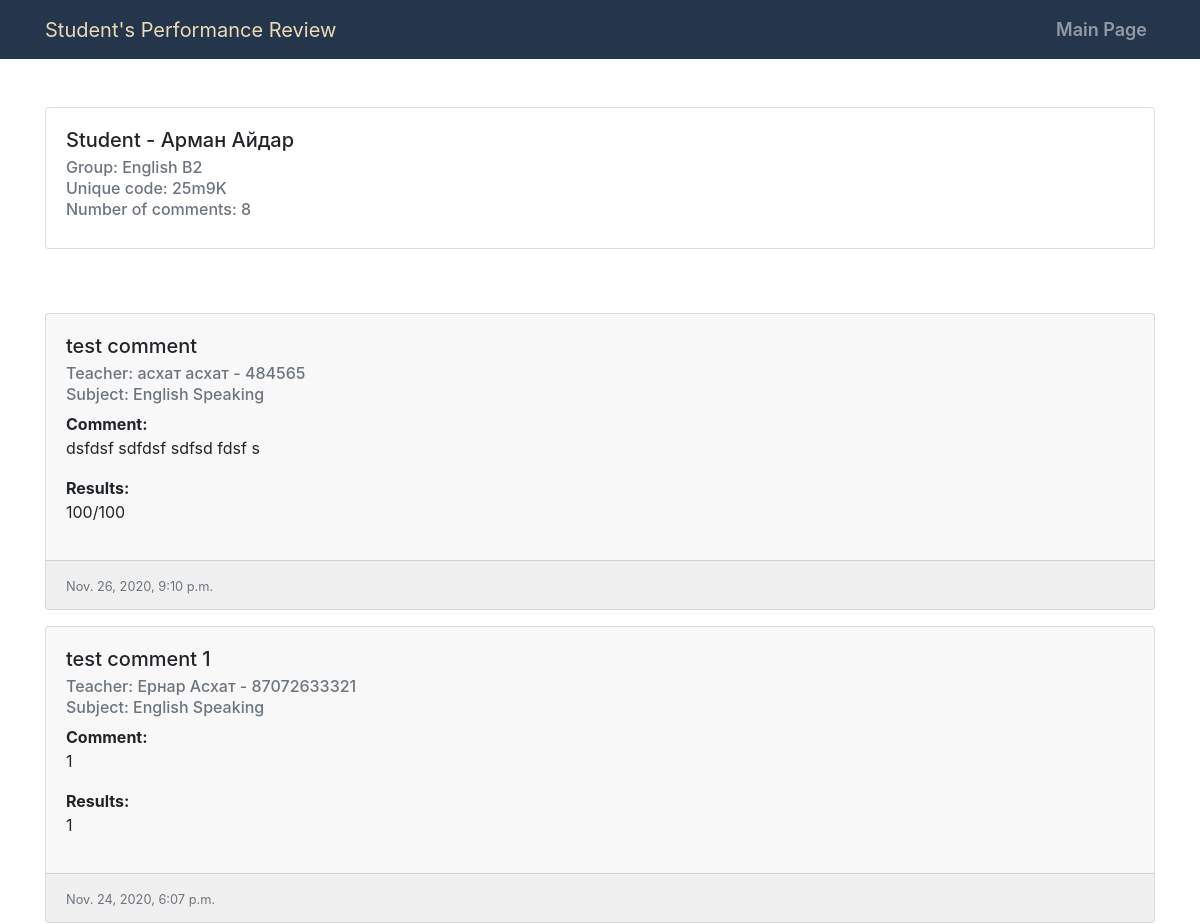
The page /student/comments/?code=25m9K (upper part) on the database as committed earlier.
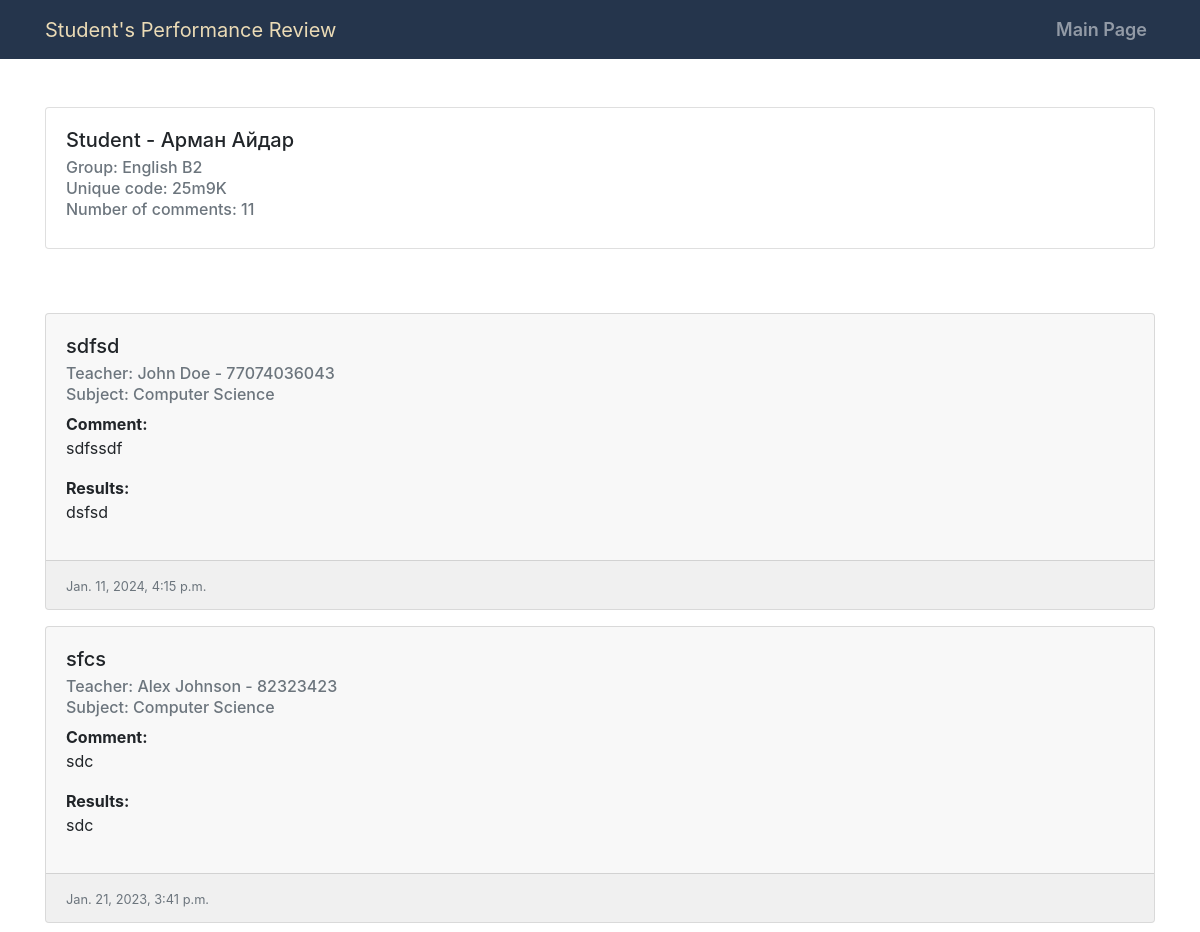
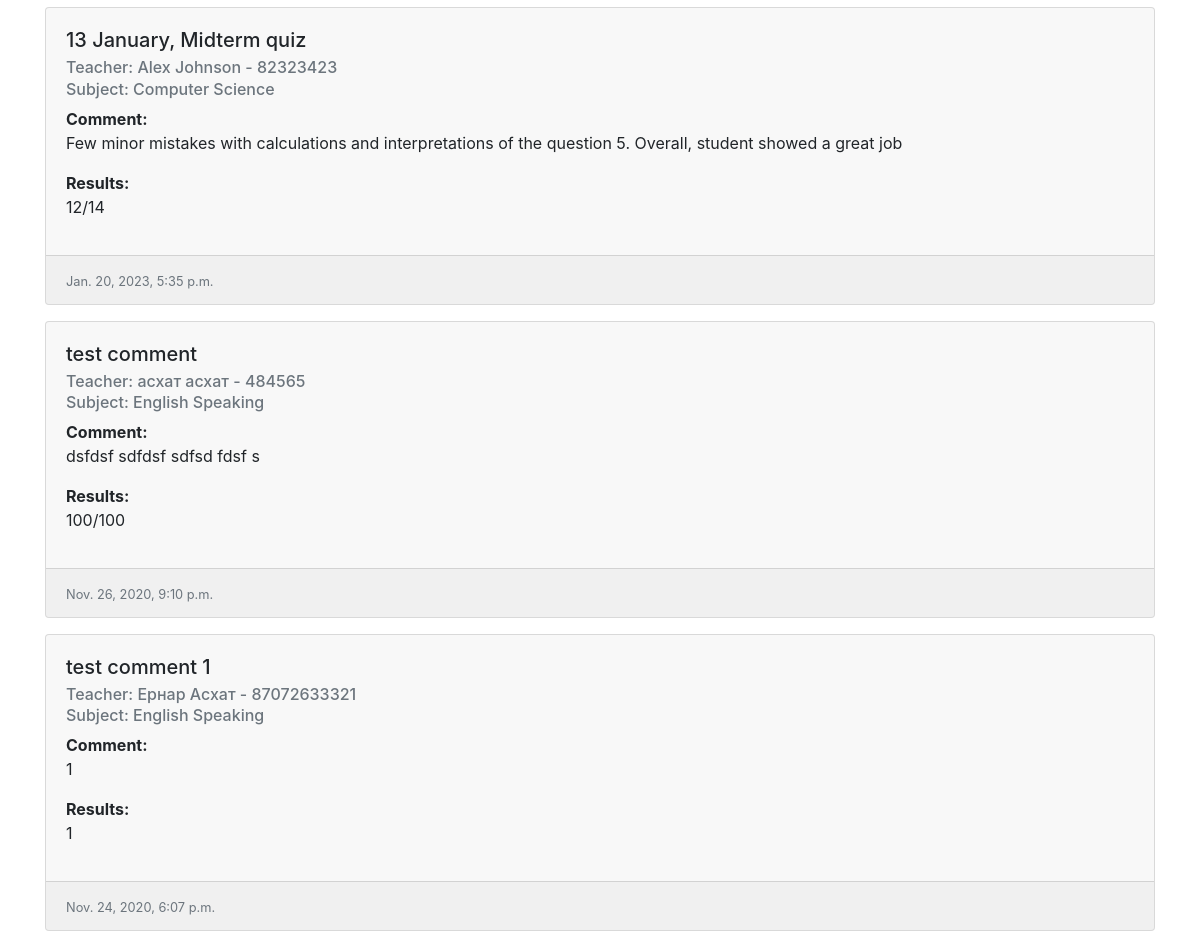
The same page on the database as committed later (2 pictures, top to bottom).
### handler/models.py (models this page shows, shortened)
class Student(models.Model):
    name = models.CharField('Student name', max_length=120)
    lastname = models.CharField('Student last name', max_length=120)
    group = models.ForeignKey(Group, on_delete=models.CASCADE, verbose_name='Group')
    unique_code = models.CharField('Student code', max_length=11, default='1')
    def getCommentsCount(self):
        return len(Comment.objects.filter(student=self))

class Group(models.Model):
    name = models.CharField('Group name', max_length=120)
    def __str__(self):
        return self.name

class Comment(models.Model):
    title =  models.CharField('Title', max_length=200)
    date = models.DateTimeField(auto_now_add=True, verbose_name='Date and time')
    comment = models.TextField('Comment')
    results = models.TextField('Results')
    student = models.ForeignKey(Student, on_delete=models.CASCADE)
    teacher = models.ForeignKey(Teacher, on_delete=models.CASCADE)
    def getTeacherName(self):
        return self.teacher.name + " " + self.teacher.lastname
    def getTeacherPhone(self):
        return self.teacher.phone
    def getTeachersubject(self):
        return self.teacher.subject

class Teacher(models.Model):
    name = models.CharField('Teacher name', max_length=120)
    lastname = models.CharField('Last name', max_length=120)
    phone = models.CharField('Phone number', max_length=120)
    subject = models.CharField('Subject', max_length=120)
    user = models.ForeignKey(User, on_delete=models.CASCADE, verbose_name='User account')
    status = models.BooleanField('Status', default=False)

### handler/views.py (the view)
# urls.py: path('student/comments/', views.student_comments, name = 'student_comments'),
def student_comments(request):
    if request.method == "GET":
        code = request.GET.get('code')
        try:
            student = Student.objects.get(unique_code=code)
        except:
            student = None
        comments = Comment.objects.filter(student = student).order_by('-date')
        if request.user.is_authenticated:
            try:
                teacher = Teacher.objects.get(user=request.user)
            except:
                teacher = None
        else:
            teacher = None
        context = {
            'comments':comments,
            'student':student,
            'teacher':teacher
        }
        return render(request, 'handler/student_comments.html', context)
    else:
        return redirect('index')

### handler/templates/handler/student_comments.html (shortened to what this page needs)
{% extends 'handler/base.html' %}
{% block content %}
<div class="container">
    <div class="row row mt-5 mb-5">
        <div class="col-md-12">
            {% if student %}
            <div class="card">
                <div class="card-body">
                  <h5 class="card-title">Student - {{student.lastname}} {{student.name}}</h5>
                  <h6 class="card-subtitle mb-2 text-muted">Group: {{student.group}}</h6>
                  <h6 class="card-subtitle mb-2 text-muted">Unique code: {{student.unique_code}}</h6>
                  <h6 class="card-subtitle mb-2 text-muted">Number of comments: {{student.getCommentsCount}}</h6>
                </div>
            </div>
            {% endif %}
        </div>
    </div>
    <div class="row mt-5 mb-5">
        <div class="col">
            {% if comments %}
                {% for comment in comments %}
                <div class="row mt-3">
                    <div class="col-md-12">
                        <div class="card" style="background-color: #f8f8f8;">
                            <div class="card-body">
                            <h5 class="card-title">{{comment.title}}</h5>
                            <h6 class="card-subtitle mb-2 text-muted">Teacher: {{comment.getTeacherName}}  - {{comment.getTeacherPhone}}</h6>
                            <h6 class="card-subtitle mb-2 text-muted">Subject: {{comment.getTeachersubject}}</h6>
                            <p class="card-text mb-0"><b>Comment:</b>
                                {{comment.comment|linebreaks}}
                            </p>
                            <p class="card-text mb-0"><b>Results:</b>
                                {{comment.results|linebreaks}}
                            </p>
                            </div>
                            <div class="card-footer">
                                <small class="text-muted">{{ comment.date }}</small>
                            </div>
                        </div>
                    </div>
                </div>
                {% endfor %}
            {% endif %}
        </div>
    </div>
</div>
{% endblock content %}

### handler/templates/handler/base.html (shortened to what this page needs)
{% load static %}
<!DOCTYPE html>
<html lang="en">
<head>
    <link rel="stylesheet" href="https://cdn.jsdelivr.net/npm/bootstrap@4.5.3/dist/css/bootstrap.min.css">
    <link rel="stylesheet" href="https://cdnjs.cloudflare.com/ajax/libs/font-awesome/4.7.0/css/font-awesome.min.css"/>
    <link rel="stylesheet" href="{% static 'css/base.css' %}">
</head>
<body>
    <nav class="navbar navbar-expand-lg navbar-dark  " style="background-color: #25354C;">
        <div class="container">
            <a class="navbar-brand" href="{% url 'index' %}" style="color: #EBDBB6;">
                Student's Performance Review
            </a>
            <div class="collapse navbar-collapse" id="navbarSupportedContent">
                <ul class="navbar-nav ml-auto">
                <li class="nav-item">
                    <a class="nav-link" href="{% url 'index' %}">Main Page</a>
                </li>
                </ul>
            </div>
        </div>
    </nav>
    {% block content %}{% endblock content %}
</body>
</html>

### static/css/base.css (style rules this page uses)
html { height: 100%; }
body { display: flex; flex-direction: column; min-height: 100%; }
.navbar-brand { font-weight: 400; }
.nav-link { font-weight: 600; font-size: 18px; }
.card { width: 100%; }
.navbar-brand { width: 30%; padding: 0; }

Rows that differ between the two databases and show on the page:
computed for Student "Арман": getCommentsCount "8" → "11"
added Comment: title "sdfsd", getTeacherName "John Doe", getTeacherPhone "77074036043", getTeachersubject "Computer Science", comment "sdfssdf", results "dsfsd", date "Jan. 11, 2024, 4:15 p.m."
added Comment: title "sfcs", getTeacherName "Alex Johnson", getTeacherPhone "82323423", getTeachersubject "Computer Science", comment "sdc", results "sdc", date "Jan. 21, 2023, 3:41 p.m."
added Comment: title "13 January, Midterm quiz", getTeacherName "Alex Johnson", getTeacherPhone "82323423", getTeachersubject "Computer Science", comment "Few minor mistakes with calculations and interpretations of the question 5. Overall, student showed a great job", results "12/14", date "Jan. 20, 2023, 5:35 p.m."
